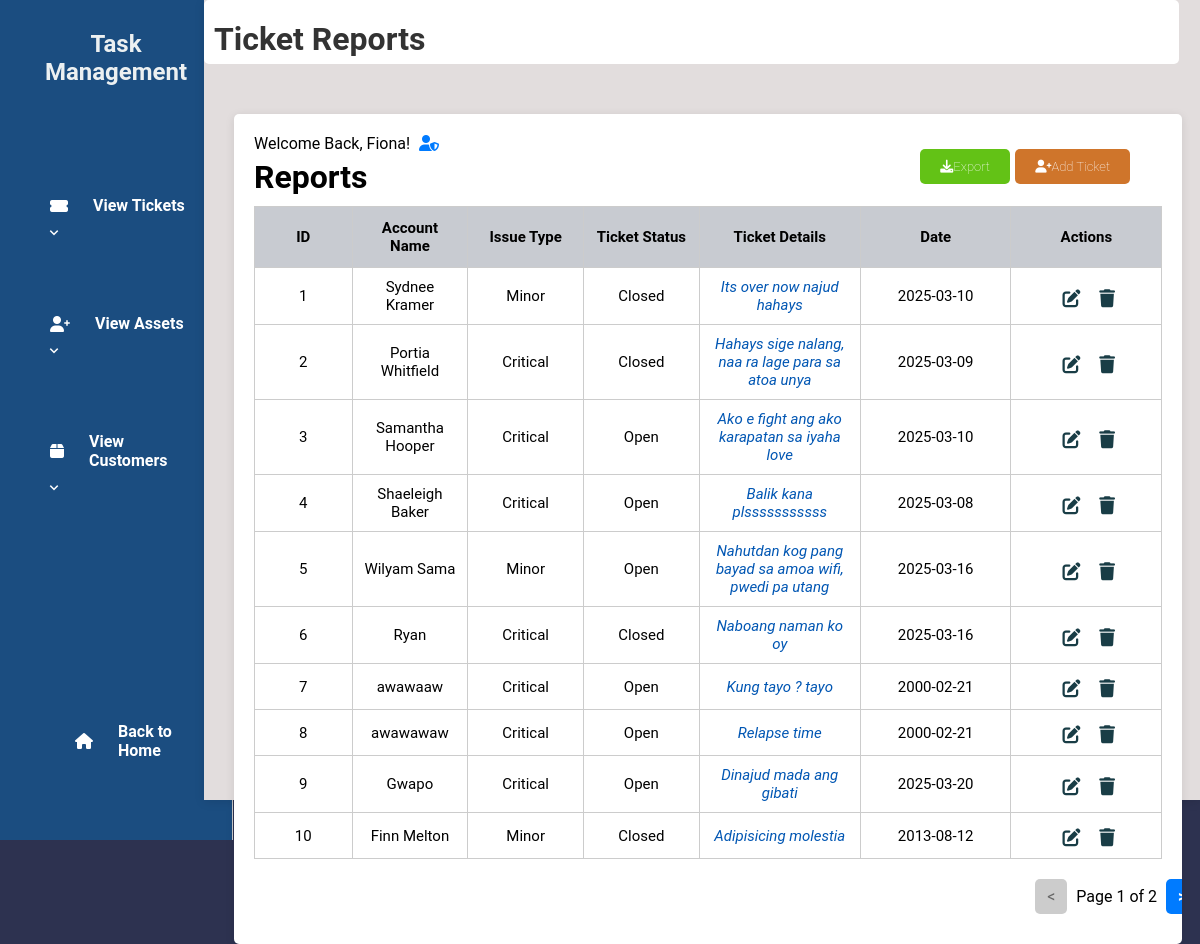
The app's page /staffD.php (signed in) with its own data.
### tables this page shows
CREATE TABLE `tbl_ticket` (
  `t_id` int(50) NOT NULL,
  `t_aname` varchar(200) NOT NULL,
  `t_type` varchar(200) NOT NULL,
  `t_status` varchar(200) NOT NULL,
  `t_date` date NOT NULL,
  `t_details` varchar(200) NOT NULL
);

### staffD.php (the view, shortened to what this page needs)
<?php
include 'db.php';
$firstName = '';
$userType = '';
if ($conn) {
    $sqlUser = "SELECT u_fname, u_type FROM tbl_user WHERE u_username = ?";
    $stmt = $conn->prepare($sqlUser);
    $stmt->bind_param("s", $_SESSION['username']);
    $stmt->execute();
    $resultUser = $stmt->get_result();
    if ($resultUser->num_rows > 0) {
        $row = $resultUser->fetch_assoc();
        $firstName = $row['u_fname'];
        $userType = $row['u_type'];
    }
    $limit = 10;
    $page = isset($_GET['page']) ? (int)$_GET['page'] : 1;
    $offset = ($page - 1) * $limit;
    $sqlCount = "SELECT COUNT(*) AS total FROM tbl_ticket";
    $resultCount = $conn->query($sqlCount);
    $totalTickets = $resultCount->fetch_assoc()['total'];
    $totalPages = ceil($totalTickets / $limit);
    $sql = "SELECT t_id, t_aname, t_type, t_status, t_details, t_date FROM tbl_ticket LIMIT $limit OFFSET $offset";
    $result = $conn->query($sql);
} else {
    echo "Database connection failed.";
    exit();
}
?>
<!DOCTYPE html>
<html lang="en">
<head>
    <link rel="stylesheet" href="staffD.css">
    <link rel="stylesheet" href="https://cdnjs.cloudflare.com/ajax/libs/font-awesome/6.0.0-beta3/css/all.min.css">
    <link rel='stylesheet' href='https://unpkg.com/boxicons@latest/css/boxicons.min.css'>
</head>
<body>
<div class="wrapper">
<div class="sidebar">
    <h2>Task Management</h2>
    <ul>
        <li>
            <a href="staffD.php"><i class="fas fa-ticket-alt"></i> View Tickets</a>
            <span class="toggle-arrow" onclick="toggleSubMenu('ticketsSubMenu')">
                <i class='bx bx-chevron-down'></i>
            </span>
        </li>
        <li>
            <a href="assetsT.php"><i class="fas fa-user-plus"></i> View Assets</a>
            <span class="toggle-arrow" onclick="toggleSubMenu('assetsSubMenu')">
                <i class='bx bx-chevron-down'></i>
            </span>
        </li>
        <li>
            <a href="customersT.php"><i class="fas fa-box"></i> View Customers</a>
            <span class="toggle-arrow" onclick="toggleSubMenu('customersSubMenu')">
                <i class='bx bx-chevron-down'></i>
            </span>
        </li>
    </ul>
    <footer>
        <a href="index.php" class="back-home"><i class="fas fa-home"></i> Back to Home</a>
    </footer>
</div>
<div class="container">
    <div class="upper">
        <h1>Ticket Reports</h1>
    </div>
    <div class="table-box">
        <?php if ($userType === 'staff'): ?>
            <div class="username">
                Welcome Back, <?php echo htmlspecialchars($firstName); ?>!
                <i class="fas fa-user-shield admin-icon"></i>
            </div>
        <?php endif; ?>
        <h2>Reports</h2>
        <a href="createTickets.php" class="ticket-btn"><i class="fas fa-user-plus"></i>Add Ticket</a>
        <a href="createTickets.php" class="export-btn"><i class="fas fa-download"></i>Export</a>
        <table>
            <thead>
                <tr>
                    <th>ID</th>
                    <th>Account Name</th>
                    <th>Issue Type</th>
                    <th>Ticket Status</th>
                    <th>Ticket Details</th>
                    <th>Date</th>
                    <th>Actions</th>
                </tr>
            </thead>
            <tbody>
                <?php
                if ($result->num_rows > 0) {
                    while ($row = $result->fetch_assoc()) {
                        echo "<tr>
                                <td>{$row['t_id']}</td>
                                <td>{$row['t_aname']}</td>
                                <td>" . ucfirst(strtolower($row['t_type'])) . "</td>
                                <td>" . ucfirst(strtolower($row['t_status'])) . "</td>
                                <td>" . ucfirst(strtolower($row['t_details'])) . "</td>
                                <td>{$row['t_date']}</td>
                                <td>
                                    <a href='editT.php?id={$row['t_id']}'><i class='fas fa-edit'></i></a>
                                    <a href='deleteT.php?id={$row['t_id']}'><i class='fas fa-trash'></i></a>
                                </td>
                              </tr>";
                    }
                } else {
                    echo "<tr><td colspan='7'>No tickets found.</td></tr>";
                }
                ?>
            </tbody>
        </table>
        <div class="pagination">
            <?php if ($page > 1): ?>
                <a href="?page=<?php echo $page - 1; ?>" class="pagination-link">&lt;</a>
            <?php else: ?>
                <span class="pagination-link disabled">&lt;</span>
            <?php endif; ?>
            <span class="current-page">Page <?php echo $page; ?> of <?php echo $totalPages; ?></span>
            <?php if ($page < $totalPages): ?>
                <a href="?page=<?php echo $page + 1; ?>" class="pagination-link">&gt;</a>
            <?php else: ?>
                <span class="pagination-link disabled">&gt;</span>
            <?php endif; ?>
        </div>
    </div>
</div>
</div>
</body>
</html>

### staffD.css (style rules this page uses)
* { margin: 0; padding: 0; font-family: 'Roboto', sans-serif; }
body { min-height: 100vh; display: flex; align-items: center; background-color: #2d3250; }
.container { width: 85%; margin-left: 17%; padding: 20px; background-color: #e2dddd; box-shadow: 0 2px 10px rgba(0, 0, 0, 0.1); position: relative; }
.table-box { margin-top: 50px; width: 95%; padding: 20px; margin-right: 10px; margin-left: 10px; border-radius: 5px; background-color: #ffffff; box-shadow: 0 2px 10px rgba(0, 0, 0, 0.1); height: auto; overflow: hidden; }
table { width: 100%; border-collapse: collapse; }
thead th { background-color: #c8cbd1; position: sticky; top: 0; z-index: 10; }
th, td { border: 1px solid #ccc; padding: 12px; text-align: center; }
.table-box h2 { text-align: left; margin-top: 5px; font-size: 2rem; }
.container .upper { border-radius: 5px; margin-top: -20px; margin-left: -20px; width: 102%; height: 8vh; background-color: #ffffff; }
.upper h1 { padding-top: 20px; padding-left: 10px; text-align: left; color: #333; }
.wrapper { display: flex; height: 100vh; }
.sidebar { width: 16%; background-color: #1b4d80; padding: 20px; border-right: 1px solid #ccc; height: 100vh; position: fixed; }
.sidebar h2 { margin-top: 10px; text-align: center; color: #ecf0f1; }
.sidebar ul { list-style-type: none; padding: 0; margin-top: 100px; margin-left: 15px; margin-bottom: 30px; }
.sidebar li { margin: 60px 0; position: relative; }
footer a { margin-bottom: 50px; }
.sidebar a i { margin-right: 25px; }
.back-home { position: absolute; bottom: 20px; left: 60px; color: #ecf0f1; text-decoration: none; display: flex; align-items: center; }
table { width: 100%; border-collapse: collapse; margin-top: 10px; table-layout: fixed; }
th, td { border: 1px solid #ccc; padding: 12px; text-align: center; font-size: 15px; }
tr { border-bottom: 1px solid #ddd; }
td { padding: 10px; }
tr:nth-child(even) { background-color: #ffffff; }
tr:nth-child(odd) { background-color: #ffffff; }
th:nth-child(1), td:nth-child(1) { width: 8%; }
th:nth-child(2), td:nth-child(2) { width: 10%; }
th:nth-child(3), td:nth-child(3) { width: 10%; }
th:nth-child(4), td:nth-child(4) { width: 10%; }
th:nth-child(5), td:nth-child(5) { width: 15%; }
td:nth-child(5) { font-style: italic; color: #0056b3; }
td:nth-child(6) { text-align: center; width: 10%; }
td:nth-child(7) { width: 10%; text-align: center; }
td a { text-decoration: none; color: #4CAF50; margin-right: 10px; }
th { background-color: #c8cbd1; color: rgb(0, 0, 0); }
a { display: inline-block; margin-top: 15px; text-decoration: none; color: #4CAF50; font-weight: bold; }
.ticket-btn { display: inline-block; background-color: #cf752b; color: white; padding: 10px 20px; border-radius: 5px; text-decoration: none; font-size: 13px; font-weight: lighter; transition: 0.3s; position: absolute; right: 70px; }
.export-btn { display: inline-block; background-color: #63c216; color: white; padding: 10px 20px; border-radius: 5px; text-decoration: none; font-size: 13px; font-weight: lighter; transition: 0.3s; position: absolute; right: 190px; }
.table-box table a { font-size: 18px; color: #193d46; display: inline-flex; align-items: center; margin-right: 5px; margin-left: 10px; transition: color 0.3s; text-align: center; margin-top: 5px; }
.table-box a i { justify-content: center; }
.admin-icon { margin-left: 5px; color: #007bff; }
.sidebar a { display: flex; align-items: center; text-decoration: none; color: #ffffff; padding: 10px 15px; transition: background-color 0.3s; }
.toggle-arrow i { font-size: 35px; color: #ffffff; margin-left: auto; transition: color 0.3s; }
.toggle-arrow i { font-size: 18px; margin-left: 10px; margin-top: -50px; }

### staffD.php (style rules this page uses)
.table-box { display: flex; flex-direction: column; }
.table-box table { flex-grow: 1; margin-bottom: 10px; }
.pagination { text-align: center; padding: 10px 0; width: 100%; margin-left: 45%; }
.pagination-link { display: inline-block; margin: 0 5px; padding: 8px 12px; background-color: #007bff; color: white; text-decoration: none; border-radius: 5px; }
.disabled { background-color: #ccc; pointer-events: none; color: #666; }

### records on screen
tbl_ticket: t_id "1", t_aname "Sydnee Kramer", t_type "Minor", t_status "Closed", t_details "Its over now najud hahays", t_date "2025-03-10"
tbl_ticket: t_id "2", t_aname "Portia Whitfield", t_type "Critical", t_status "Closed", t_details "Hahays sige nalang, naa ra lage para sa atoa unya", t_date "2025-03-09"
tbl_ticket: t_id "3", t_aname "Samantha Hooper", t_type "Critical", t_status "Open", t_details "Ako e fight ang ako karapatan sa iyaha love", t_date "2025-03-10"
tbl_ticket: t_id "4", t_aname "Shaeleigh Baker", t_type "Critical", t_status "Open", t_details "Balik kana plsssssssssss", t_date "2025-03-08"
tbl_ticket: t_id "5", t_aname "Wilyam Sama", t_type "Minor", t_status "Open", t_details "Nahutdan kog pang bayad sa amoa wifi, pwedi pa utang", t_date "2025-03-16"
tbl_ticket: t_id "6", t_aname "Ryan", t_type "Critical", t_status "Closed", t_details "Naboang naman ko oy", t_date "2025-03-16"
tbl_ticket: t_id "7", t_aname "awawaaw", t_type "Critical", t_status "Open", t_details "Kung tayo ? tayo", t_date "2000-02-21"
tbl_ticket: t_id "8", t_aname "awawawaw", t_type "Critical", t_status "Open", t_details "Relapse time", t_date "2000-02-21"
tbl_ticket: t_id "9", t_aname "Gwapo", t_type "Critical", t_status "Open", t_details "Dinajud mada ang gibati", t_date "2025-03-20"
tbl_ticket: t_id "10", t_aname "Finn Melton", t_type "Minor", t_status "Closed", t_details "Adipisicing molestia", t_date "2013-08-12"

### other values on screen
$firstName "Fiona"
$page "1"
$totalPages "2"
